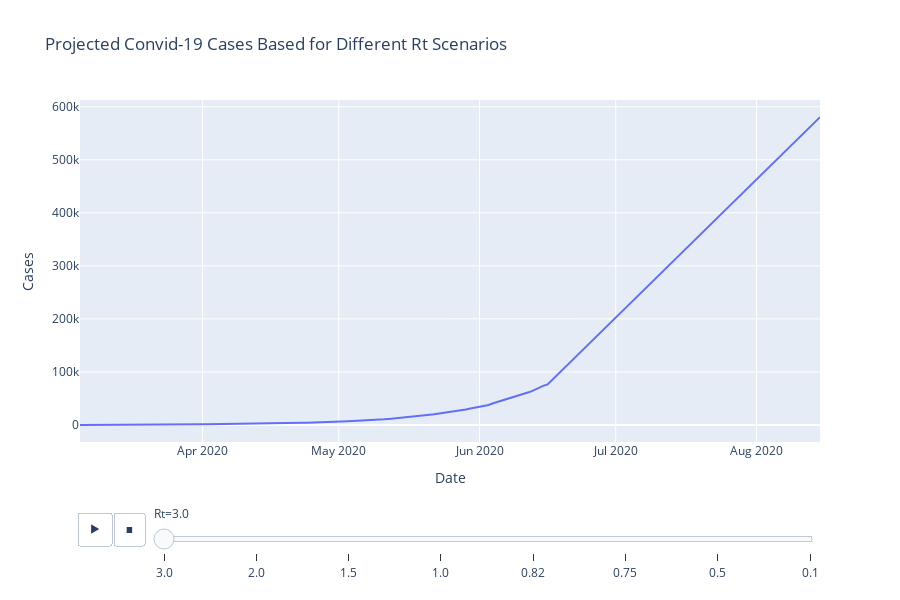

Write notebook code for a chart like this one.
### Code cell
fig6 = px.line(future_projections, x='Date', y='Cases',
               animation_frame='Rt', height=600,
               title='Projected Convid-19 Cases Based for Different Rt Scenarios')
fig6.update_layout(hovermode="x")
fig6.show()

### Figure 1 — Plotly figure (JSON) as saved in the notebook; plotly's stock layout.template omitted (floating-point values rounded to 4 significant figures; data arrays with more than 128 entries replaced by an {"elided": "..."} marker saying what was removed)
{"data": [{"hovertemplate": "Rt=3.0<br>Date=%{x}<br>Cases=%{y}<extra></extra>", "legendgroup": "", "line": {"color": "#636efa", "dash": "solid"}, "mode": "lines", "name": "", "showlegend": false, "type": "scatter", "x": {"elided": "162 str values"}, "xaxis": "x", "y": {"elided": "162 int values"}, "yaxis": "y"}], "layout": {"height": 600, "hovermode": "x", "legend": {"tracegroupgap": 0}, "sliders": [{"active": 0, "currentvalue": {"prefix": "Rt="}, "len": 0.9, "pad": {"b": 10, "t": 60}, "steps": [{"args": [["3.0"], {"frame": {"duration": 0, "redraw": false}, "fromcurrent": true, "mode": "immediate", "transition": {"duration": 0, "easing": "linear"}}], "label": "3.0", "method": "animate"}, {"args": [["2.0"], {"frame": {"duration": 0, "redraw": false}, "fromcurrent": true, "mode": "immediate", "transition": {"duration": 0, "easing": "linear"}}], "label": "2.0", "method": "animate"}, {"args": [["1.5"], {"frame": {"duration": 0, "redraw": false}, "fromcurrent": true, "mode": "immediate", "transition": {"duration": 0, "easing": "linear"}}], "label": "1.5", "method": "animate"}, {"args": [["1.0"], {"frame": {"duration": 0, "redraw": false}, "fromcurrent": true, "mode": "immediate", "transition": {"duration": 0, "easing": "linear"}}], "label": "1.0", "method": "animate"}, {"args": [["0.82"], {"frame": {"duration": 0, "redraw": false}, "fromcurrent": true, "mode": "immediate", "transition": {"duration": 0, "easing": "linear"}}], "label": "0.82", "method": "animate"}, {"args": [["0.75"], {"frame": {"duration": 0, "redraw": false}, "fromcurrent": true, "mode": "immediate", "transition": {"duration": 0, "easing": "linear"}}], "label": "0.75", "method": "animate"}, {"args": [["0.5"], {"frame": {"duration": 0, "redraw": false}, "fromcurrent": true, "mode": "immediate", "transition": {"duration": 0, "easing": "linear"}}], "label": "0.5", "method": "animate"}, {"args": [["0.1"], {"frame": {"duration": 0, "redraw": false}, "fromcurrent": true, "mode": "immediate", "transition": {"duration": 0, "easing": "linear"}}], "label": "0.1", "method": "animate"}], "x": 0.1, "xanchor": "left", "y": 0, "yanchor": "top"}], "title": {"text": "Projected Convid-19 Cases Based for Different Rt Scenarios"}, "updatemenus": [{"buttons": [{"args": [null, {"frame": {"duration": 500, "redraw": false}, "fromcurrent": true, "mode": "immediate", "transition": {"duration": 500, "easing": "linear"}}], "label": "&#9654;", "method": "animate"}, {"args": [[null], {"frame": {"duration": 0, "redraw": false}, "fromcurrent": true, "mode": "immediate", "transition": {"duration": 0, "easing": "linear"}}], "label": "&#9724;", "method": "animate"}], "direction": "left", "pad": {"r": 10, "t": 70}, "showactive": false, "type": "buttons", "x": 0.1, "xanchor": "right", "y": 0, "yanchor": "top"}], "xaxis": {"anchor": "y", "domain": [0, 1], "title": {"text": "Date"}}, "yaxis": {"anchor": "x", "domain": [0, 1], "title": {"text": "Cases"}}}}
